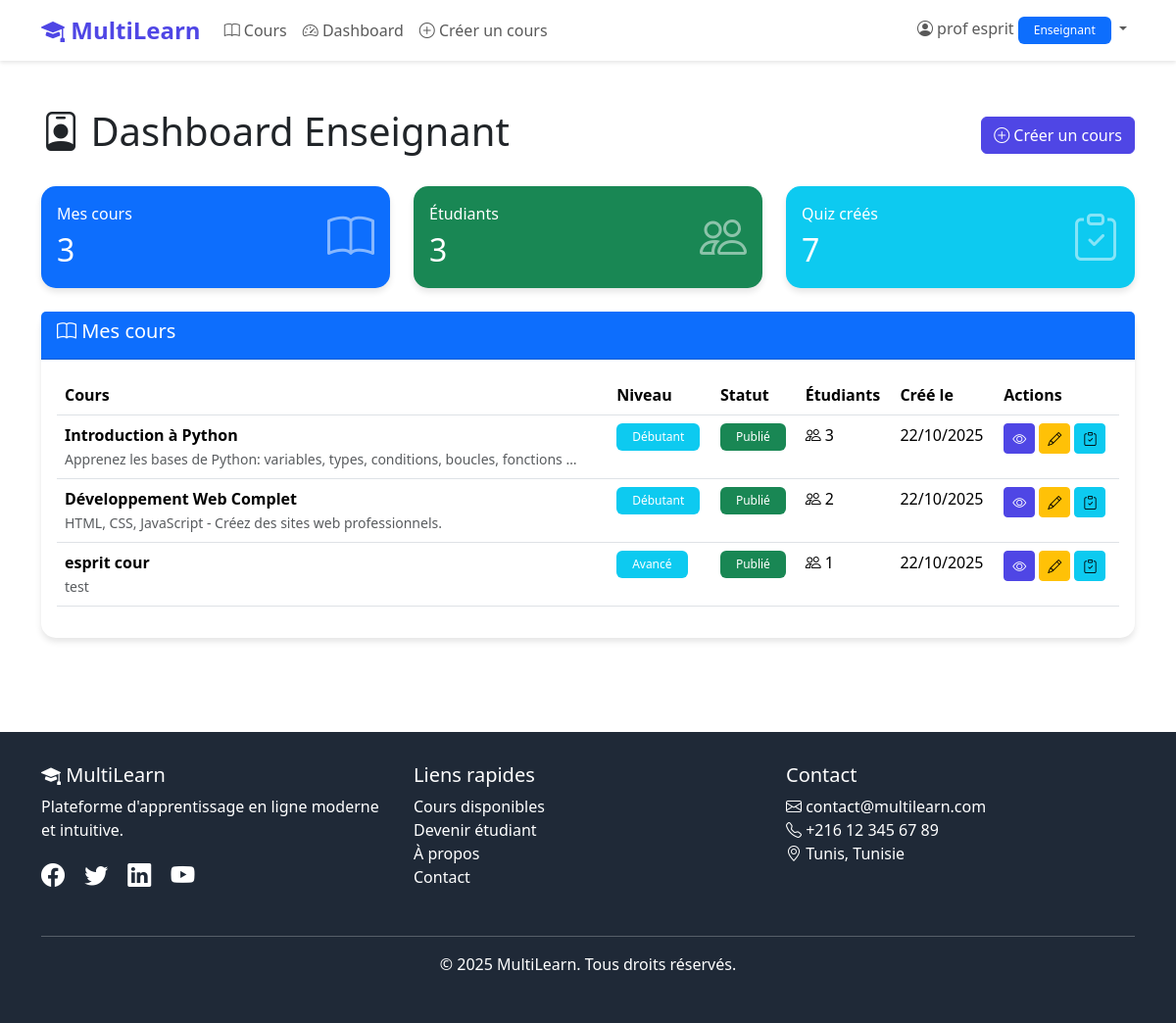
The page /dashboard/ (signed in) on the database its author committed.
### myapp/models.py (models this page shows, shortened)
class User(AbstractUser):
    ROLE_CHOICES = [
        ('ADMIN', 'Administrateur'),
        ('TEACHER', 'Enseignant'),
        ('STUDENT', 'Étudiant'),
    ]
    role = models.CharField(max_length=10, choices=ROLE_CHOICES, default='STUDENT')
    phone = models.CharField(max_length=20, blank=True, null=True)
    bio = models.TextField(blank=True, null=True)
    profile_picture = models.ImageField(upload_to='profiles/', blank=True, null=True)
    created_at = models.DateTimeField(auto_now_add=True)
    class Meta:
        db_table = 'users'
        verbose_name = 'Utilisateur'
        verbose_name_plural = 'Utilisateurs'

class Course(models.Model):
    STATUS_CHOICES = [
        ('DRAFT', 'Brouillon'),
        ('PUBLISHED', 'Publié'),
        ('ARCHIVED', 'Archivé'),
    ]
    title = models.CharField(max_length=200)
    description = models.TextField()
    teacher = models.ForeignKey(User, on_delete=models.CASCADE, related_name='courses_taught')
    content = models.TextField(help_text="Contenu complet du cours (texte, liens, etc.)")
    files = models.FileField(upload_to='courses/files/', blank=True, null=True, help_text="Fichiers du cours (PDF, ZIP, etc.)")
    status = models.CharField(max_length=10, choices=STATUS_CHOICES, default='DRAFT')
    level = models.CharField(max_length=50, blank=True, null=True)
    duration_hours = models.IntegerField(blank=True, null=True)
    cover_image = models.ImageField(upload_to='courses/', blank=True, null=True)
    students = models.ManyToManyField(User, through='Enrollment', related_name='enrolled_courses')
    created_at = models.DateTimeField(auto_now_add=True)
    updated_at = models.DateTimeField(auto_now=True)
    class Meta:
        db_table = 'courses'
        verbose_name = 'Cours'
        verbose_name_plural = 'Cours'
        ordering = ['-created_at']

### myapp/views.py (the view, shortened to what this page needs)
# urls.py: path('dashboard/', views.dashboard, name='dashboard'),
@login_required
def dashboard(request):
    user = request.user
    context = {'user': user}
    if user.role == 'ADMIN':
        context.update({
            'total_users': User.objects.count(),
            'total_courses': Course.objects.count(),
            'total_enrollments': Enrollment.objects.count(),
            'total_quizzes': Quiz.objects.count(),
            'recent_users': User.objects.order_by('-date_joined')[:5],
            'recent_courses': Course.objects.order_by('-created_at')[:5],
        })
        return render(request, 'dashboard_admin.html', context)
    elif user.role == 'TEACHER':
        courses = user.courses_taught.annotate(
            student_count=Count('enrollments')
        ).all()
        context.update({
            'courses': courses,
            'total_courses': courses.count(),
            'total_students': Enrollment.objects.filter(
                course__teacher=user
            ).values('student').distinct().count(),
            'total_quizzes': Quiz.objects.filter(course__teacher=user).count(),
        })
        return render(request, 'dashboard_teacher.html', context)

### myapp/templates/dashboard_teacher.html (shortened to what this page needs)
{% extends 'base.html' %}
{% block content %}
<div class="container my-5">
    <div class="d-flex justify-content-between align-items-center mb-4">
        <h1><i class="bi bi-person-badge"></i> Dashboard Enseignant</h1>
        <a href="{% url 'course_create' %}" class="btn btn-primary">
            <i class="bi bi-plus-circle"></i> Créer un cours
        </a>
    </div>
    <div class="row g-4 mb-4">
        <div class="col-md-4">
            <div class="card bg-primary text-white">
                <div class="card-body">
                    <div class="d-flex justify-content-between align-items-center">
                        <div>
                            <h6 class="mb-0">Mes cours</h6>
                            <h2 class="mb-0 mt-2">{{ total_courses }}</h2>
                        </div>
                        <i class="bi bi-book" style="font-size: 3rem; opacity: 0.5;"></i>
                    </div>
                </div>
            </div>
        </div>
        <div class="col-md-4">
            <div class="card bg-success text-white">
                <div class="card-body">
                    <div class="d-flex justify-content-between align-items-center">
                        <div>
                            <h6 class="mb-0">Étudiants</h6>
                            <h2 class="mb-0 mt-2">{{ total_students }}</h2>
                        </div>
                        <i class="bi bi-people" style="font-size: 3rem; opacity: 0.5;"></i>
                    </div>
                </div>
            </div>
        </div>
        <div class="col-md-4">
            <div class="card bg-info text-white">
                <div class="card-body">
                    <div class="d-flex justify-content-between align-items-center">
                        <div>
                            <h6 class="mb-0">Quiz créés</h6>
                            <h2 class="mb-0 mt-2">{{ total_quizzes }}</h2>
                        </div>
                        <i class="bi bi-clipboard-check" style="font-size: 3rem; opacity: 0.5;"></i>
                    </div>
                </div>
            </div>
        </div>
    </div>
    <div class="card">
        <div class="card-header bg-primary text-white">
            <h5><i class="bi bi-book"></i> Mes cours</h5>
        </div>
        <div class="card-body">
            {% if courses %}
            <div class="table-responsive">
                <table class="table table-hover">
                    <thead>
                        <tr>
                            <th>Cours</th>
                            <th>Niveau</th>
                            <th>Statut</th>
                            <th>Étudiants</th>
                            <th>Créé le</th>
                            <th>Actions</th>
                        </tr>
                    </thead>
                    <tbody>
                        {% for course in courses %}
                        <tr>
                            <td>
                                <strong>{{ course.title }}</strong>
                                <br>
                                <small class="text-muted">{{ course.description|truncatewords:10 }}</small>
                            </td>
                            <td>
                                <span class="badge bg-info">{{ course.level }}</span>
                            </td>
                            <td>
                                {% if course.status == 'PUBLISHED' %}
                                <span class="badge bg-success">Publié</span>
                                {% else %}
                                <span class="badge bg-warning">Brouillon</span>
                                {% endif %}
                            </td>
                            <td>
                                <i class="bi bi-people"></i> {{ course.student_count }}
                            </td>
                            <td>
                                {{ course.created_at|date:"d/m/Y" }}
                            </td>
                            <td>
                                <a href="{% url 'course_detail' course.id %}" class="btn btn-sm btn-primary"
                                    title="Voir">
                                    <i class="bi bi-eye"></i>
                                </a>
                                <a href="{% url 'course_edit' course.id %}" class="btn btn-sm btn-warning"
                                    title="Modifier">
                                    <i class="bi bi-pencil"></i>
                                </a>
                                <a href="{% url 'quiz_list' course.id %}" class="btn btn-sm btn-info" title="Quiz">
                                    <i class="bi bi-clipboard-check"></i>
                                </a>
                            </td>
                        </tr>
                        {% endfor %}
                    </tbody>
                </table>
            </div>
            {% endif %}
        </div>
    </div>
</div>
{% endblock %}

### myapp/templates/base.html (shortened to what this page needs)
<!DOCTYPE html>
<html lang="fr">
<head>
    <link href="https://cdn.jsdelivr.net/npm/bootstrap@5.3.2/dist/css/bootstrap.min.css" rel="stylesheet">
    <link rel="stylesheet" href="https://cdn.jsdelivr.net/npm/bootstrap-icons@1.11.1/font/bootstrap-icons.css">
</head>
<body>
    <nav class="navbar navbar-expand-lg navbar-light bg-white sticky-top">
        <div class="container">
            <a class="navbar-brand" href="{% url 'home' %}">
                <i class="bi bi-mortarboard-fill"></i> MultiLearn
            </a>
            <div class="collapse navbar-collapse" id="navbarNav">
                <ul class="navbar-nav me-auto">
                    <li class="nav-item">
                        <a class="nav-link" href="{% url 'course_list' %}">
                            <i class="bi bi-book"></i> Cours
                        </a>
                    </li>
                    {% if user.is_authenticated %}
                    <li class="nav-item">
                        <a class="nav-link" href="{% url 'dashboard' %}">
                            <i class="bi bi-speedometer2"></i> Dashboard
                        </a>
                    </li>
                    {% if user.role == 'TEACHER' %}
                    <li class="nav-item">
                        <a class="nav-link" href="{% url 'course_create' %}">
                            <i class="bi bi-plus-circle"></i> Créer un cours
                        </a>
                    </li>
                    {% endif %}
                    {% endif %}
                </ul>
                <ul class="navbar-nav">
                    {% if user.is_authenticated %}
                    <li class="nav-item dropdown">
                        <a class="nav-link dropdown-toggle" href="#" id="userDropdown" role="button"
                            data-bs-toggle="dropdown">
                            <i class="bi bi-person-circle"></i>
                            {{ user.get_full_name|default:user.username }}
                            {% if user.role == 'ADMIN' %}
                            <span class="badge bg-danger">Admin</span>
                            {% elif user.role == 'TEACHER' %}
                            <span class="badge bg-primary">Enseignant</span>
                            {% else %}
                            <span class="badge bg-success">Étudiant</span>
                            {% endif %}
                        </a>
                    </li>
                    {% endif %}
                </ul>
            </div>
        </div>
    </nav>
    <main>
        {% block content %}{% endblock %}
    </main>
    <footer class="mt-5">
        <div class="container">
            <div class="row">
                <div class="col-md-4 mb-3">
                    <h5><i class="bi bi-mortarboard-fill"></i> MultiLearn</h5>
                    <p>Plateforme d'apprentissage en ligne moderne et intuitive.</p>
                    <div class="mt-3">
                        <a href="#" class="text-white me-3"><i class="bi bi-facebook fs-4"></i></a>
                        <a href="#" class="text-white me-3"><i class="bi bi-twitter fs-4"></i></a>
                        <a href="#" class="text-white me-3"><i class="bi bi-linkedin fs-4"></i></a>
                        <a href="#" class="text-white"><i class="bi bi-youtube fs-4"></i></a>
                    </div>
                </div>
                <div class="col-md-4 mb-3">
                    <h5>Liens rapides</h5>
                    <ul class="list-unstyled">
                        <li><a href="{% url 'course_list' %}" class="text-white text-decoration-none">Cours
                                disponibles</a></li>
                        <li><a href="{% url 'register' %}" class="text-white text-decoration-none">Devenir étudiant</a>
                        </li>
                        <li><a href="#" class="text-white text-decoration-none">À propos</a></li>
                        <li><a href="#" class="text-white text-decoration-none">Contact</a></li>
                    </ul>
                </div>
                <div class="col-md-4 mb-3">
                    <h5>Contact</h5>
                    <ul class="list-unstyled">
                        <li><i class="bi bi-envelope"></i> contact@multilearn.com</li>
                        <li><i class="bi bi-telephone"></i> +216 12 345 67 89</li>
                        <li><i class="bi bi-geo-alt"></i> Tunis, Tunisie</li>
                    </ul>
                </div>
            </div>
            <hr class="bg-white">
            <div class="text-center">
                <p>&copy; 2025 MultiLearn. Tous droits réservés.</p>
            </div>
        </div>
    </footer>
</body>
</html>

### myapp/templates/base.html (style rules this page uses)
:root { --primary-color: #4F46E5; --secondary-color: #10B981; --dark-color: #1F2937; }
body { min-height: 100vh; display: flex; flex-direction: column; }
.navbar-brand { font-weight: bold; font-size: 1.5rem; color: var(--primary-color) !important; }
.btn-primary { background-color: var(--primary-color); border-color: var(--primary-color); }
.card { border: none; border-radius: 15px; box-shadow: 0 4px 6px rgba(0, 0, 0, 0.1); transition: transform 0.3s ease, box-shadow 0.3s ease; }
.badge { padding: 0.5rem 1rem; font-weight: 500; }
.navbar { box-shadow: 0 2px 4px rgba(0, 0, 0, 0.1); }
footer { margin-top: auto; background-color: var(--dark-color); color: white; padding: 2rem 0; }

### rows shown on the page
User: get_full_name "prof esprit"
Course: title "Introduction à Python", description "Apprenez les bases de Python: variables, types, conditions, boucles, fonctions …", level "Débutant", status "Publié", student_count "3", created_at "22/10/2025"
Course: title "Développement Web Complet", description "HTML, CSS, JavaScript - Créez des sites web professionnels.", level "Débutant", status "Publié", student_count "2", created_at "22/10/2025"
Course: title "esprit cour", description "test", level "Avancé", status "Publié", student_count "1", created_at "22/10/2025"

### other values the page prints
{{ total_courses }} "3"
{{ total_students }} "3"
{{ total_quizzes }} "7"
